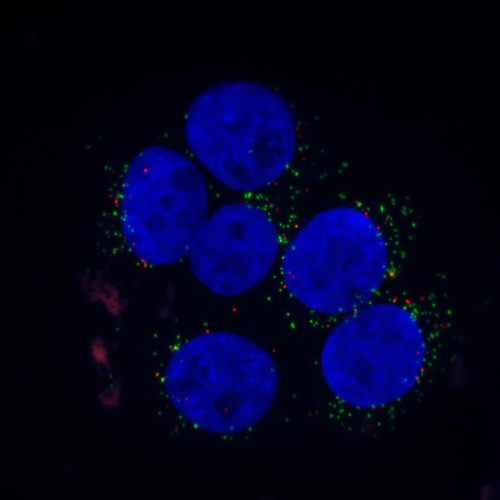
%> input picture TSBB08/lab5/C9minpeps2.bmp, 1000 x 1000 px (shown at 1/2 size)
$ octave BinaryManip.m   (GNU Octave 9; MATLAB toolbox functions it lacks are replaced by stand-ins)
%> lines starting %> are read from the running program, lines starting %| are printed output that depends on the picture; in (x1, y1, x2, y2) boxes, pixels count from 0 and x2, y2 are one past the last pixel; in counts of white or black regions, pixels touching at a corner belong together; the program's own positions count from 1
%%%%%%%%%%%%%%%%%%%%%%%%%%%%%%%%%%%%%%%%%%%%
% An example about how to read images,
% how to do binary manipulation
% and how to overlay a pattern.
% Written by Maria Magnusson, 2007-05-08
% Updated by Maria Magnusson, 2008-08-11
%%%%%%%%%%%%%%%%%%%%%%%%%%%%%%%%%%%%%%%%%%%%

% Read a colour image
%--------------------
im1 = double(imread('C9minpeps2.bmp'));
figure(1), imshow(im1/255);

% Look at the three colour components RGB
%----------------------------------------
im1r=im1(:,:,1); im1g=im1(:,:,2); im1b=im1(:,:,3);
%> after `im1r=im1(:,:,1)`:
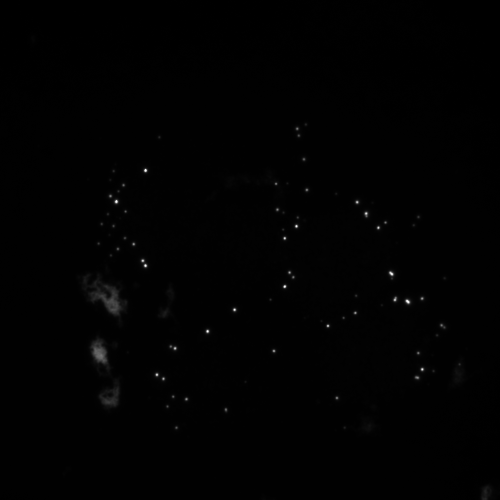
%> im1r: size 1000x1000 double (shown at 1/2 size); min 0, max 255, mean 1.5
%> after `im1g=im1(:,:,2)`:
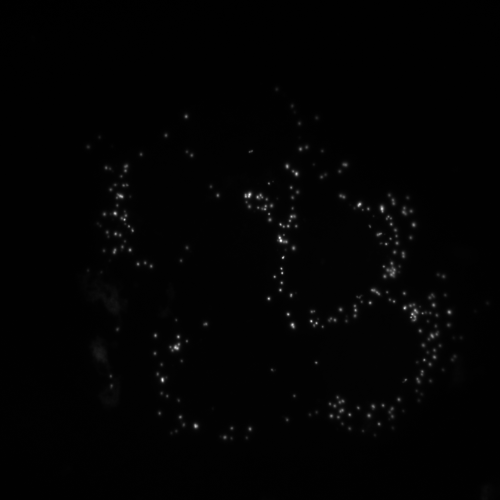
%> im1g: size 1000x1000 double (shown at 1/2 size); min 0, max 255, mean 2.8
%> after `im1b=im1(:,:,3)`:
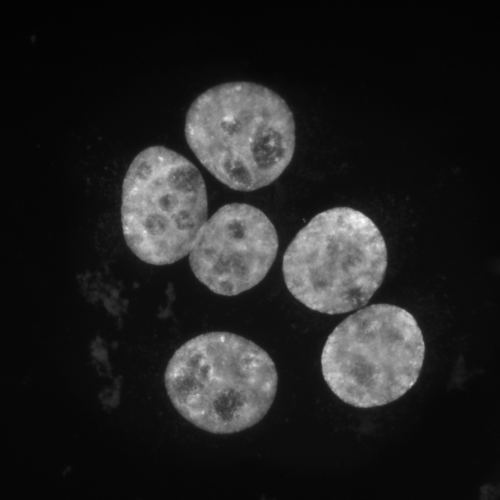
%> im1b: size 1000x1000 double (shown at 1/2 size); min 0, max 255, mean 34.3
figure(2), imshow(im1r,[0 255]), colormap(gray), colorbar;
figure(3), imshow(im1g,[0 255]), colormap(gray), colorbar;
figure(4), imshow(im1b,[0 255]), colormap(gray), colorbar;

% Compute the histogram of the blue image and do threshholding
%-------------------------------------------------------------
histo = hist(im1b(:),[0:255]);
%> histo = 256 values, max 84590 at index 8, min 1 at index 249, mean 3906.2
figure(5), stem(histo);
%> after `stem(histo)`:
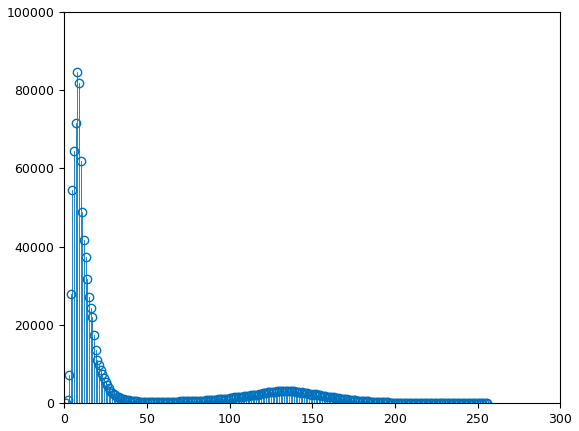
%> figure redrawn from the program's plot data; highest point at x = 8, y = 84590
im1bT = im1b>80;
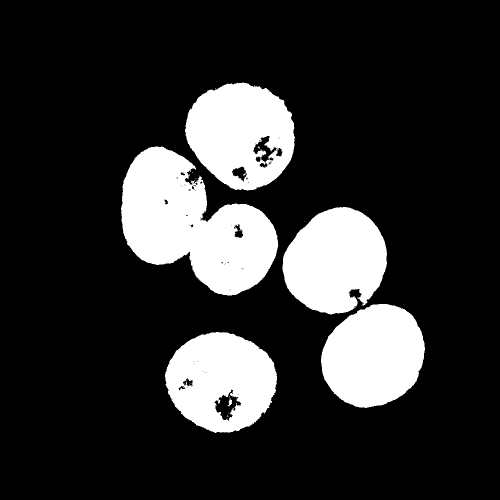
%> im1bT: size 1000x1000 logical (shown at 1/2 size); 18.7% white; 25 white regions (19 under 20 px), largest, box (x1, y1, x2, y2) and area: (242, 293, 557, 591) 54596, (370, 165, 590, 381) 34030, (565, 414, 774, 629) 33340, (642, 608, 850, 816) 32862, (330, 664, 554, 866) 32470, (455, 798, 464, 813) 67
figure(6), imshow(im1bT,[0 1]), colormap(gray), colorbar;

% Perfom opening
%---------------
tmp = bwmorph(im1bT,'erode',1);
%> tmp: size 1000x1000 logical; 18% white; 11 white regions (4 under 20 px), largest, box (x1, y1, x2, y2) and area: (243, 294, 555, 590) 52469, (566, 415, 773, 628) 32323, (371, 166, 588, 380) 32278
tmp = bwmorph(tmp,'dilate',1);
%> tmp: size 1000x1000 logical; 18.7% white; 8 white regions (1 under 20 px), largest, box (x1, y1, x2, y2) and area: (242, 293, 556, 591) 54406, (370, 165, 589, 381) 33797, (565, 414, 774, 629) 33299

% Perform closing
%----------------
tmp = bwmorph(tmp,'dilate',1);
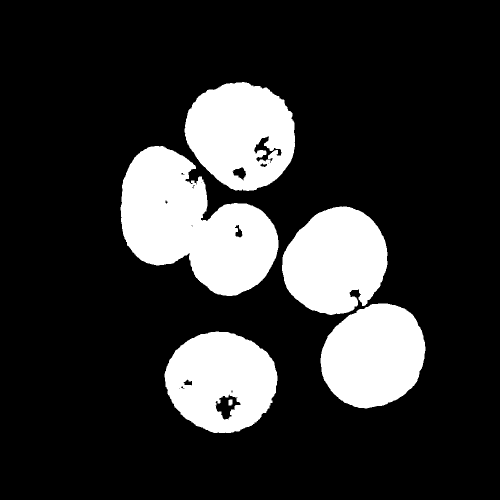
%> tmp: size 1000x1000 logical (shown at 1/2 size); 19.3% white; 6 white regions, box (x1, y1, x2, y2) and area: (241, 292, 557, 592) 56205, (369, 164, 590, 382) 35341, (564, 413, 775, 630) 34279, (641, 607, 851, 817) 33692, (329, 663, 555, 866) 33623, (457, 799, 465, 811) 90
im1bTmorph = bwmorph(tmp,'erode',1);
%> im1bTmorph: size 1000x1000 logical; 18.7% white; 6 white regions, box (x1, y1, x2, y2) and area: (242, 293, 556, 591) 54527, (370, 165, 589, 381) 33897, (565, 414, 774, 629) 33309, (642, 608, 850, 816) 32854, (330, 664, 554, 865) 32395, (458, 800, 464, 810) 54

figure(7), imshow(im1bTmorph,[0 1]), colormap(gray), colorbar;

% Overlay a pattern
%------------------
immask1 = zeros(1000,1000);
immask1(200:800,200:800) = 1;
immask2 = zeros(1000,1000);
M = [ 1 1 0 0 0 0 0 0 0 0 1 1;
      1 1 1 0 0 0 0 0 0 1 1 1;
      1 1 1 1 0 0 0 0 1 1 1 1;
      1 1 0 1 1 0 0 1 1 0 1 1;
      1 1 0 0 1 1 1 1 0 0 1 1;
      1 1 0 0 0 1 1 0 0 0 1 1;
      1 1 0 0 0 0 0 0 0 0 1 1;
      1 1 0 0 0 0 0 0 0 0 1 1;
      1 1 0 0 0 0 0 0 0 0 1 1;
      1 1 0 0 0 0 0 0 0 0 1 1;
      1 1 0 0 0 0 0 0 0 0 1 1;
      1 1 0 0 0 0 0 0 0 0 1 1];
immask2(500:511,500:511) = 255*M;

imny = zeros(1000,1000,3);
imny(:,:,1) = max(im1r, immask2);
imny(:,:,2) = max(im1g, immask2);
imny(:,:,3) = max(im1b, immask2);
imny(:,:,1) = imny(:,:,1) .* immask1;
imny(:,:,2) = imny(:,:,2) .* immask1;
imny(:,:,3) = imny(:,:,3) .* immask1;
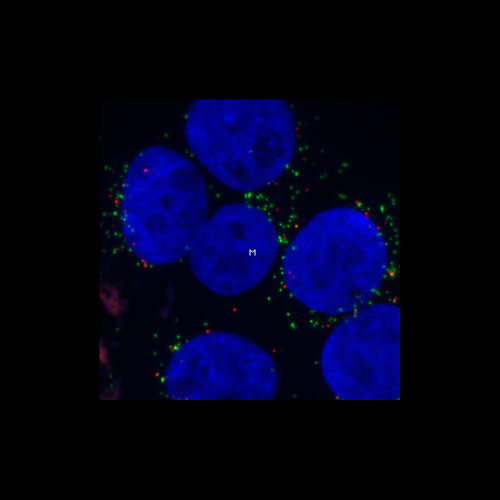
%> imny: size 1000x1000x3 double (shown at 1/2 size); mean R, G, B 0.9, 1.6, 26.4

figure(8), imshow(imny/255);
